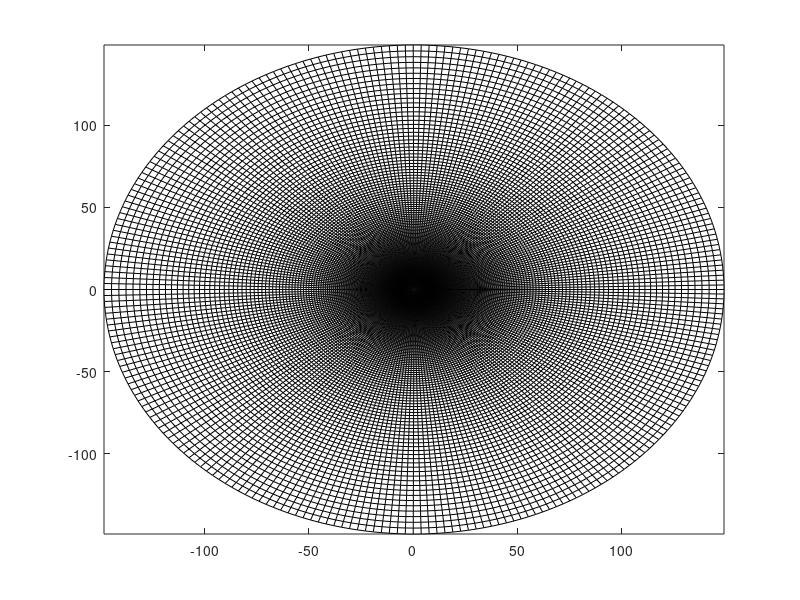

Source code (MATLAB): (Note: this script raises an error after producing the figure.)
clear all
close all
clc

%% define number of grid points and airfoil thickness
%-- nx: number of grid points in circumferential direction: nx must be off
%-- ny: number of grid points in normal direction
%-- thick: NACA symmetric thickness (%)

nx=257;
ny=257
thick=0.12;

if (mod(nx,2)==0)
    error('number of grid points in circumfrential direction must be odd');
end


%% -- Airfoil coordinates based on Cheb points 
NC=nx-1;
m=(nx-1)/2+1;

xTE=1.008930411;
x=linspace(0,xTE,m);

x = xTE/2 + xTE/2 * cos(([1:m]-1)/(m-1)*pi);
y = 5*thick*(0.2969*x.^0.5 -0.1260*x-0.3516*x.^2+0.2843*x.^3-0.1015*x.^4);

x=[x x(end-1:-1:1)];
y=[y -y(end-1:-1:1)];
z_naca=x+1i*y;

%%
rLE=1.1019*thick^2;

yxTE=5*thick*(0.2969/2/xTE^0.5 -0.1260 -0.3516*2*xTE +0.2843*3*xTE^2 -0.1015*4*xTE^3);
tau=2*atan(abs(yxTE));
pow=(pi/(2*pi-tau));

z1=xTE;
z2=rLE/2;


eta1=0.77043505;
eta2=0.24642903;
etaLE=0.20139626;
etaTE=eta1;

etaC=0.5*(etaLE+etaTE);

r=((z_naca-z1)./(z_naca-z2)).^pow;
eta_naca = (eta1-r*eta2)./(1-r);
r_naca=abs(eta_naca - etaC);
t_naca=angle(eta_naca-etaC);

%%-- compute radius of concentrtic circles: R(j)
xx=real(eta_naca); a=(max(xx)-min(xx))/2;
yy=imag(eta_naca); b=(max(yy)-min(yy))/2;
dx=xx(2:end)-xx(1:end-1);
dy=yy(2:end)-yy(1:end-1);
s=sum( (dx.^2+dy.^2).^0.5);
R1=s/2/pi;
for j=1:ny
    R(j) = R1*exp((j-1)*(2*pi/NC));
end


%%-- compute R(i,j)
for j=1:ny
    for i=1:nx
        r(i,j)=(r_naca(i)* (R(end)-R1) + R(end)*((R(j)-R1)))/(R(end)-R1);
    end
end


%% compute 2D grid
for j=1:ny;
    for i=1:nx
        eta(i) = etaC + r(i,j)*exp(1i*t_naca(i));
    end
    
    RHS=( (eta-eta1)./(eta-eta2)).^(1/pow);
    
    z=(z1-z2*RHS)./(1-RHS);
    
    X(1:nx,j)=real(z(1:nx));
    Y(1:nx,j)=imag(z(1:nx));
    Y(1 ,j)=(Y(1,j) + Y(nx,j))/2.0;
    Y(nx,j)=Y(1,j);
end 

rpx= abs(X(1,:)-X(nx,:));
rp = ((X(1,:)-X(nx,:)).^2 + (Y(1,:)-Y(nx,:)).^2).^0.5;
max(rpx);

%% enforc symetry
for j=1:ny
    for i=1:(NC/2+1)
        ic=nx+1-i;
        xb(i,j) = (X(i,j)+X(ic,j))/2.0;
        yb(i,j) = (Y(i,j)-Y(ic,j))/2.0;
    end
end

for j=1:ny
    for i=1:(NC/2+1)
        ic=nx+1-i;
        gx(i,j) = xb(i,j);
        gy(i,j) = yb(i,j);
        gx(ic,j)= xb(i,j);
        gy(ic,j)=-yb(i,j);        
    end
end




%%-- plot grid
figure(1);
colormap([1 1 1]);
pc=pcolor(gx(1:nx,1:ny),gy(1:nx,1:ny),0*X(1:nx,1:ny));
pc.LineWidth=1.25;
%pc.Color='b';
xlim([-1.5 1.5]);
ylim([-1.25 1.25]);
axis equal
drawnow
hold on
plot(x,y,'r-',x,-y,'r-','LineWidth',1.35);
hold off;

set(gca,'Visible','off');
fout=['naca0012_omesh'];
% print(gcf,fout,'-dpng','-r800');     

nx1=nx-1;
%% write grid file for fvs2d
ncells=(nx-1)*(ny-1);
nnodes=(nx-1)*ny;
naca=['00' num2str(thick*100)];
fid=fopen(['naca' naca '_omesh.grid'],'w');
fprintf(fid,'%s\n', '#nodes, #triangles_cells, #quad_cells');
fprintf(fid,'%i %i %i\n',nnodes, 0,ncells);
for j=1:ny
    for i=1:nx1
        fprintf(fid,'%e %e\n',gx(i,j),gy(i,j));
    end
end
for j=1:ny-1
    for i=1:nx-2
        ij=(j-1)*nx1+i;
        fprintf(fid,'%i %i %i %i\n', ij,ij+nx1,ij+nx1+1,ij+1);
    end
    i=nx-1;
        ij =(j-1)*nx1+i;
        ij1=(j-1)*nx1+1;
        fprintf(fid,'%i %i %i %i\n', ij,ij+nx1,ij1+nx1,ij1);    
end
fclose(fid);


%% write bc file
fid=fopen(['naca' naca '_omesh.bc'],'w');
fprintf(fid,'%s\n','2     !-- #boundaries');
fprintf(fid,'%i %s\n',nx-1,'  slip_wall      !-- boundary 1');
fprintf(fid,'%i %s\n',nx-1,'  freestream     !-- boundary 2');
for j=1:1
    for i=1:nx-1
        ij=(j-1)*nx1+i;
        fprintf(fid,'%i\n',ij);
    end
end
for j=ny-1:ny-1
    for i=1:nx-1
        ij=(j-1)*nx1+i;
        fprintf(fid,'%i\n',ij);
    end
end
fclose(fid);


%% write tecplot file
fid=fopen(['naca' naca '_omesh.plt'],'w');
fprintf(fid,'%s\n', 'variables="x" "y"');
fprintf(fid,'%s %i %s %i %s\n','ZONE NODES=',nnodes, ', ELEMENTS=',ncells, ', DATAPACKING=POINT, ZONETYPE=FEQUADRILATERAL');
for j=1:ny
    for i=1:nx-1
        fprintf(fid,'%e %e\n',gx(i,j),gy(i,j));
    end
end
for j=1:ny-1
    for i=1:nx-2
        ij=(j-1)*nx1+i;
        fprintf(fid,'%i %i %i %i\n', ij,ij+nx1,ij+nx1+1,ij+1);
    end
    i=nx-1;
    ij =(j-1)*nx1+i;
    ij1=(j-1)*nx1+1;
    fprintf(fid,'%i %i %i %i\n', ij,ij+nx1,ij1+nx1,ij1);
end
fclose(fid);


%%
for j=1:ny-1
    for i=1:nx-1
        xc(i,j) = (gx(i,j) + gx(i+1,j) + gx(i,j+1) + gx(i+1,j+1))/4.0;
        yc(i,j) = (gy(i,j) + gy(i+1,j) + gy(i,j+1) + gy(i+1,j+1))/4.0;
    end
end

nnodes1=(nx-1)*(ny-1);
ncells1=(nx-1)*(ny-2);

%--
fid=fopen(['naca' naca '_omesh_cellcntr.grid'],'w');
fprintf(fid,'%s\n', '#nodes, #triangles_cells, #quad_cells');
fprintf(fid,'%i %i %i\n',nnodes1, 0,ncells1);
for j=1:ny-1
    for i=1:nx-1
        fprintf(fid,'%e %e\n',xc(i,j),yc(i,j));
    end
end
for j=1:ny-2
    for i=1:nx-2
        ij=(j-1)*nx1+i;
        fprintf(fid,'%i %i %i %i\n', ij,ij+nx1,ij+nx1+1,ij+1);
    end
    i=nx-1;
    ij =(j-1)*nx1+i;
    ij1=(j-1)*nx1+1;
    fprintf(fid,'%i %i %i %i\n', ij,ij+nx1,ij1+nx1,ij1);
end
fclose(fid);

%--
fid=fopen(['naca' naca '_omesh_cellcntr.plt'],'w');
fprintf(fid,'%s\n', 'variables="x" "y"');
fprintf(fid,'%s %i %s %i %s\n','ZONE NODES=',nnodes1, ', ELEMENTS=',ncells1, ', DATAPACKING=POINT, ZONETYPE=FEQUADRILATERAL');
for j=1:ny-1
    for i=1:nx-1
        fprintf(fid,'%e %e\n',xc(i,j),yc(i,j));
    end
end
for j=1:ny-2
    for i=1:nx-2
        ij=(j-1)*nx1+i;
        fprintf(fid,'%i %i %i %i\n', ij,ij+nx1,ij+nx1+1,ij+1);
    end
    i=nx-1;
    ij =(j-1)*nx1+i;
    ij1=(j-1)*nx1+1;
    fprintf(fid,'%i %i %i %i\n', ij,ij+nx1,ij1+nx1,ij1);
end
fclose(fid);